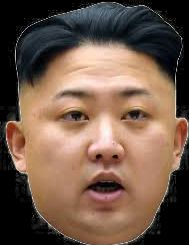
%> input picture image1.jpg, 189 x 245 px
$ octave Part2.m   (GNU Octave 9; MATLAB toolbox functions it lacks are replaced by stand-ins)
%> lines starting %> are read from the running program, lines starting %| are printed output that depends on the picture
%% Part 2
clc;
clear;
%Get the images of donald trump and kim jong-un
img1 = double(rgb2gray(imread('image1.jpg')));
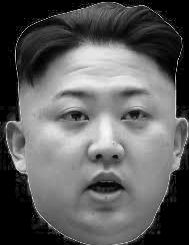
%> img1: size 245x189 double; min 0, max 250, mean 94.6
img2 = double(rgb2gray(imread('image2.jpg')));
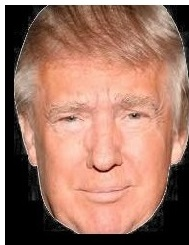
%> input picture image2.jpg, 189 x 245 px
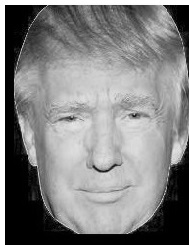
%> img2: size 245x189 double; min 0, max 255, mean 129.6
figure,imshow(img1,[]);
figure,imshow(img2,[]);
%Determine sizes of the image
[im1length, im1width] = size(img1);
%> im1length = 245; im1width = 189
[im2length, im2width] = size(img2);
%> im2length = 245; im2width = 189

%Apply a lowpass filter to the first image
sigma = 5;
gaussian = fspecial('gaussian',2*sigma*3+1,sigma);
gaussian = padarray(gaussian,[im1length, im1width]-(2*sigma*3+1),'post');
gaussian = circshift(gaussian, -3*[sigma sigma]);

im1_dft = fft2(img1, size(img1,1),size(img1,2));
f_dft   = fft2(gaussian, size(img1,1),size(img1,2));
%Multiply with low pass filter get low frequency components
im1_f_dft = im1_dft .* f_dft;
im1_f = ifft2(im1_f_dft);
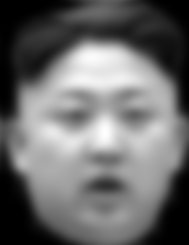
%> im1_f: size 245x189 double; min -5.03e-14, max 225.5, mean 94.6; drawn with min black and max white

%Apply a high pass filter to the second image
sigma =10;
gaussian2 = fspecial('gaussian',2*sigma*3+1,sigma);
gaussian2 = padarray(gaussian2,[im2length, im2width]-(2*sigma*3+1),'post');
gaussian2 = circshift(gaussian2, -3*[sigma sigma]);
im2_dft = fft2(img2, size(img2,1),size(img2,2));
f_dft2 = fft2(gaussian2, size(img2,1),size(img2,2));
%Multiply with high pass filter get high frequency components
im2_f_dft = im2_dft .* f_dft2;

%Add the sharp edges of high pass filtered image with low pass filetered
%image to make the blended image
combinedImage = ifft2(im2_dft - im2_f_dft  + im1_f_dft);
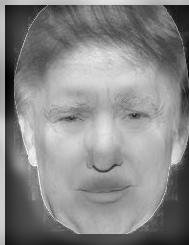
%> combinedImage: size 245x189 double; min -120.8, max 282.6, mean 94.6; drawn with min black and max white
figure(3) ,imshow(combinedImage,[]);
